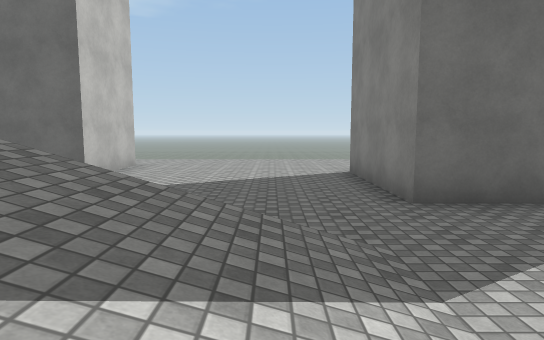
[1] (above)

24 first-person views from a walk through a scene from a Unity 3-D project. The camera is 1.2 m above the floor, tilts 6° down and sees 75° across. The floor is counted in squares, 2 m on a side. Each view is taken from the middle of a square. On the plan, view 1 faces up. The plan holds only what a view shows up to about 10 squares ahead; the rest is blank. The place goes on beyond the plan. The player character is not drawn. Surface patterns are stand-ins for the level's own textures.

[2]
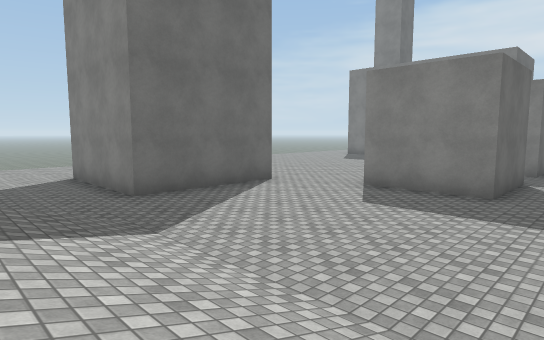

[3]
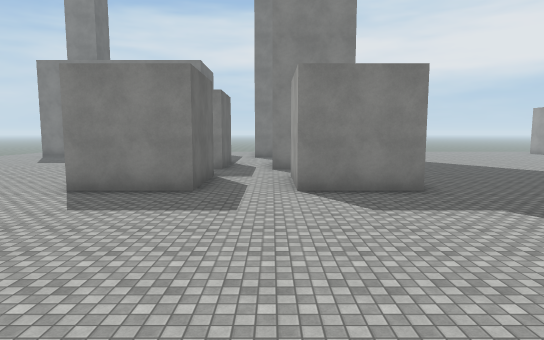

[4]
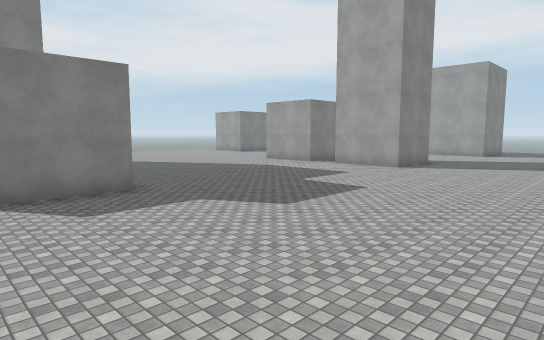

[5]
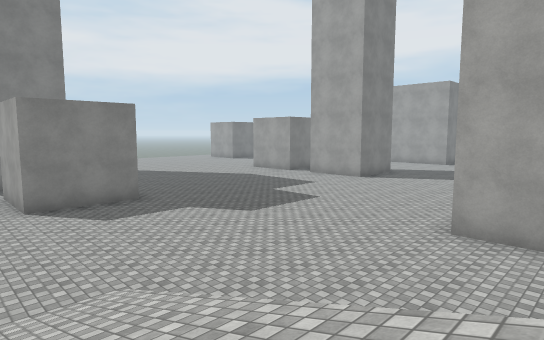

[6]
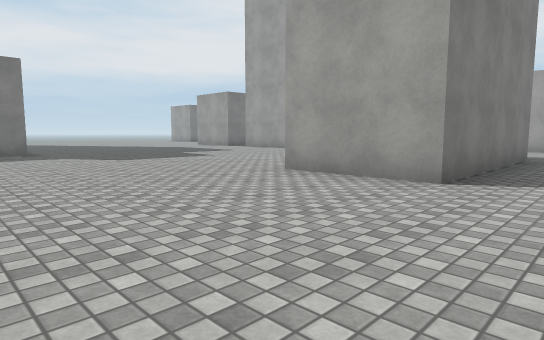

[7]
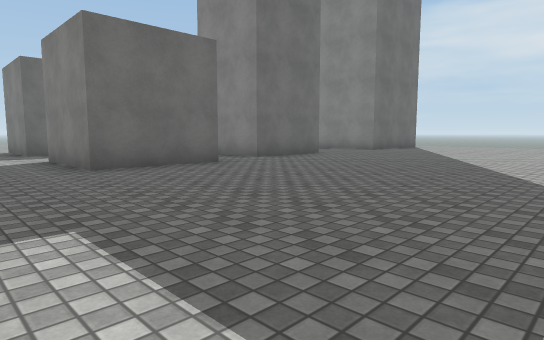

[8]
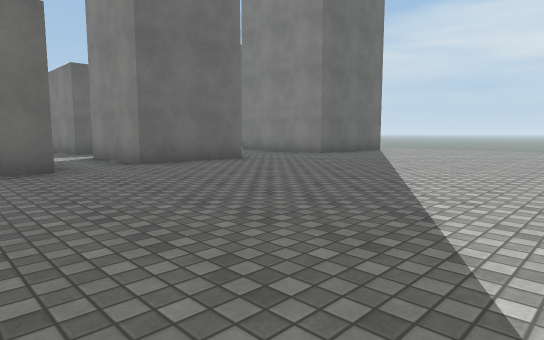

[9]
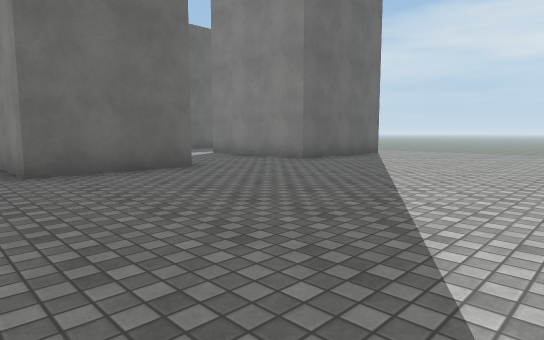

[10]
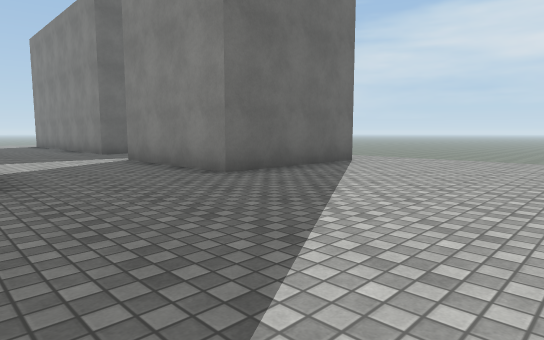

[11]
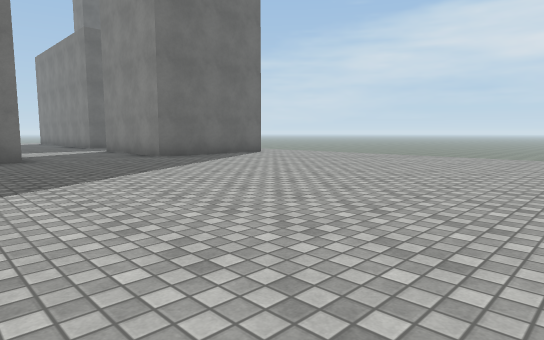

[12]
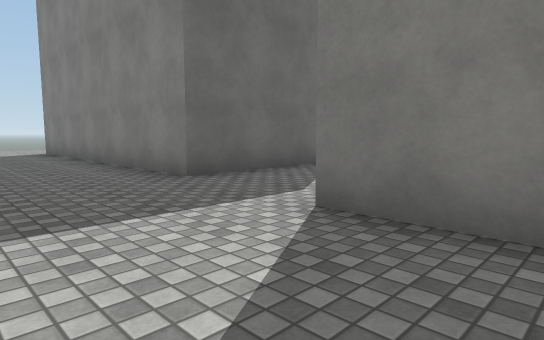

[13]
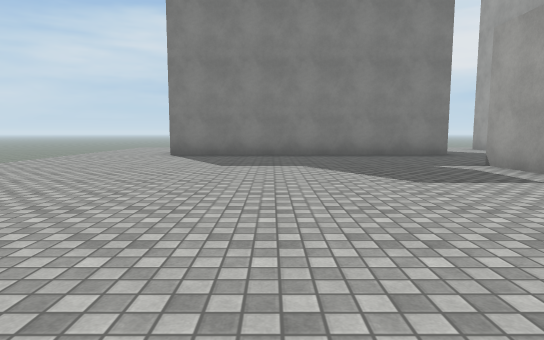

[14]
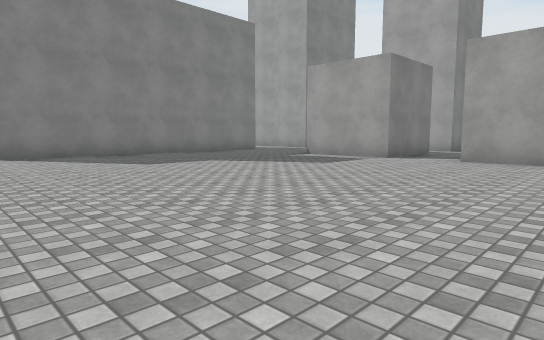

[15]
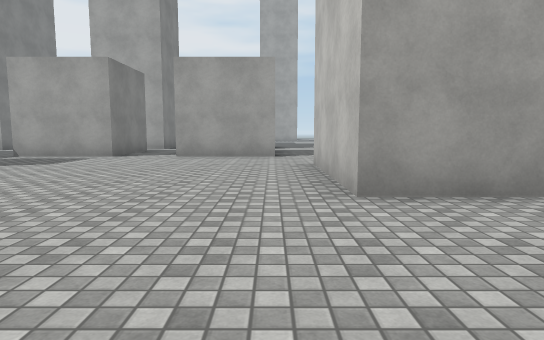

[16]
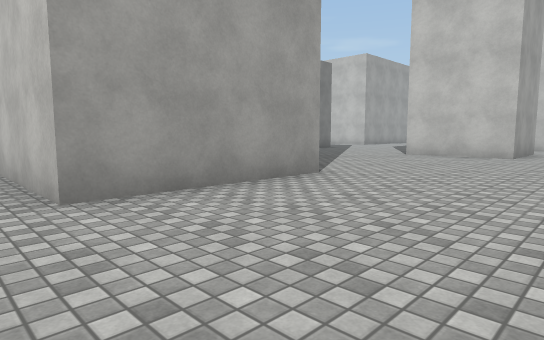

[17]
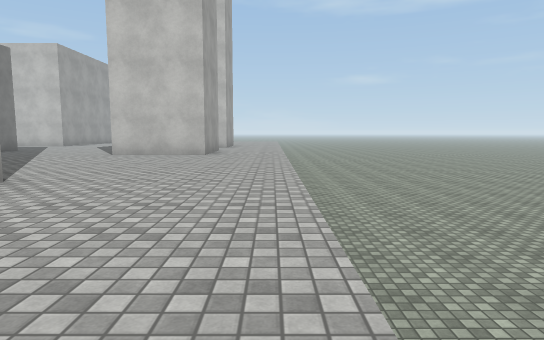

[18]
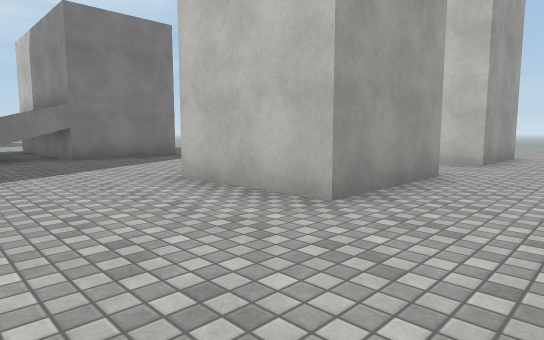

[19]
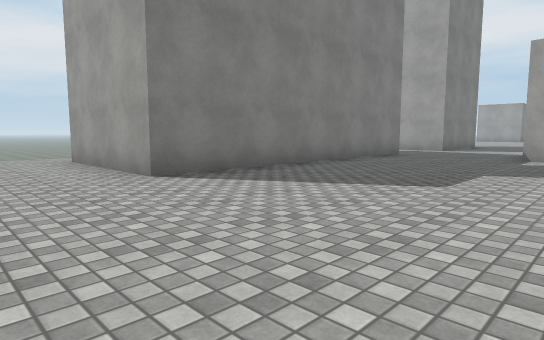

[20]
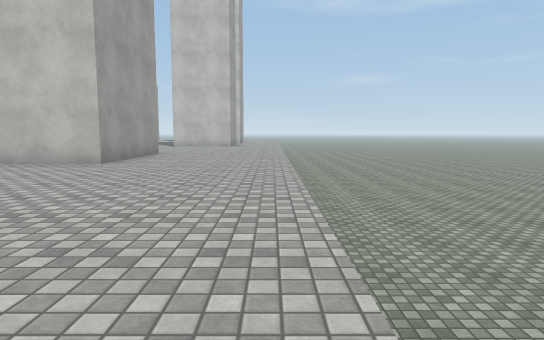

[21]
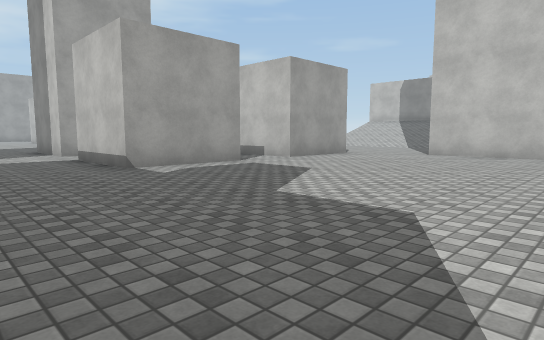

[22]
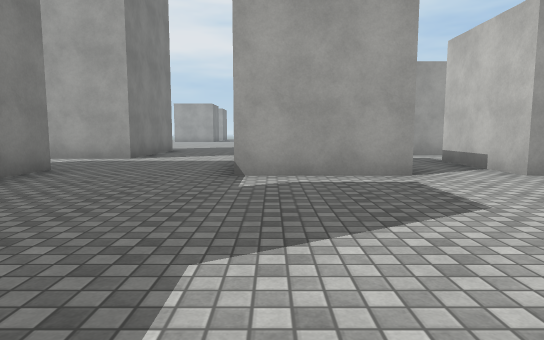

[23]
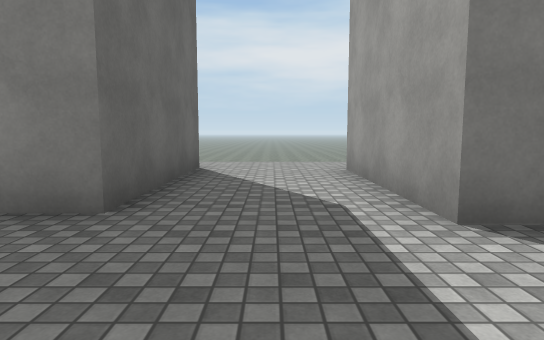

[24]
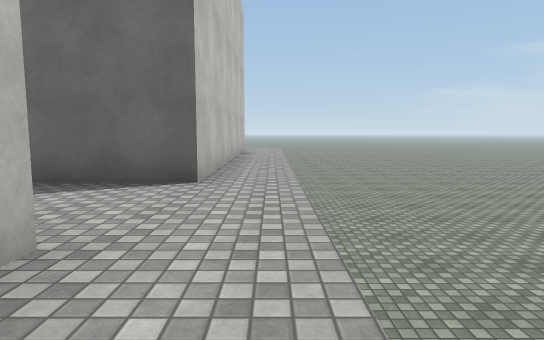

### Floor plan
Key: @ floor where view 1 was taken; # wall or solid block; . floor; / step, stairs or slope; v drop or lower ground.
Columns run from 5 left of view 1 to 21 right of it. Each row starts with its distance up from view 1.
 12  vvvvvvvvvvvvvvv
 11 ......................
 10 ..........................
  9 ##........................
  8 ##...................####
  7 ##.....####..........#  #.v
  6  ......####..........#  #.v
  5 .......####..........#  #.v
  4 .....................#  #.v
  3 .....................#  #.v
  2 ##////.....###.###...####.v
  1  #/ //.....###.###........v
  0  #/ /@.....###.###........v
 -1  #/ //.......... .........v
 -2   ////.........###...###..
 -3 ...........###.###...### .
 -4 ...........###.###...###
 -5 ...........###............
 -6 ..........................
 -7 ..........................
 -8  .###.....................
 -9  .#  .....................
-10  .#  .....................
-11  .#  .....................
-12  .#  ....       ..........
-13  ..  ...        .....

Positions as (right, up) in squares from view 1, and headings:
1: (0, 0), facing up
2: (-1, -2), facing up-right
3: (-1, -2), facing right
4: (-1, -2), facing down-right
5: (-3, -1), facing down-right
6: (-5, -3), facing down-right
7: (4, -11), facing up-right
8: (7, -11), facing up-right
9: (9, -10), facing up-right
10: (12, -9), facing up-right
11: (11, -13), facing up-right
12: (13, -3), facing up-right
13: (6, 6), facing right
14: (6, 10), facing down-right
15: (6, 11), facing down
16: (6, 11), facing down-left
17: (6, 11), facing left
18: (-1, 11), facing down-left
19: (11, 11), facing down-right
20: (12, 11), facing left
21: (15, 8), facing down-left
22: (12, 7), facing down
23: (13, 0), facing right
24: (20, -3), facing up
